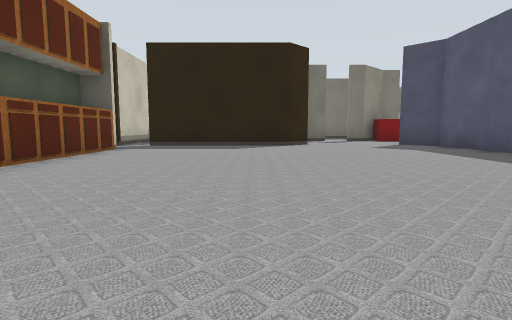
[1] (above)

19 first-person views from a walk through a robot-simulator world made for Gazebo. The camera is 0.5 m above the floor, tilts 6° down and sees 80° across. Floor lines are 1 m apart. The floor is counted in squares, 1 m on a side. Each view is taken from the middle of a square. On the plan, view 1 faces up. The plan holds only what a view shows up to about 9 squares ahead; the rest is blank. The place goes on beyond the plan. Some surface patterns are stand-ins.

[2]
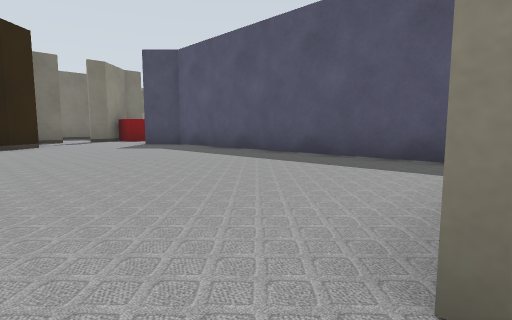

[3]
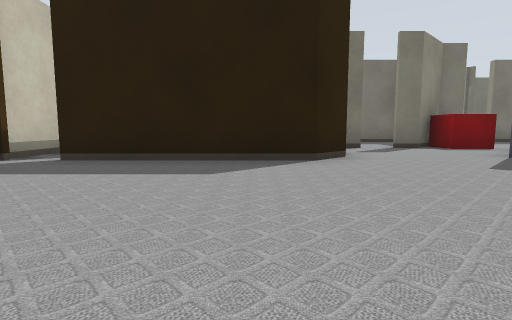

[4]
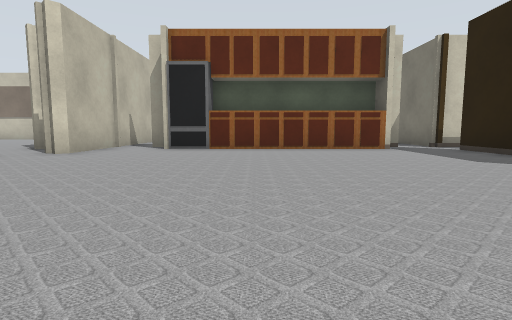

[5]
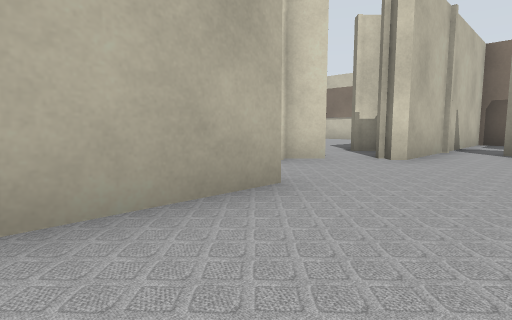

[6]
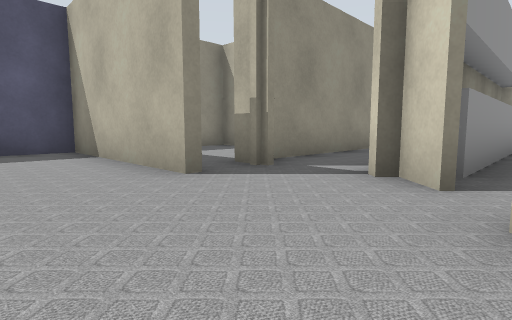

[7]
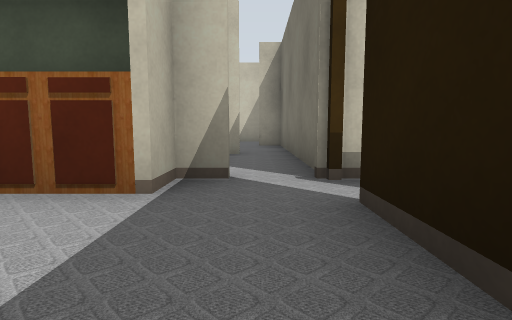

[8]
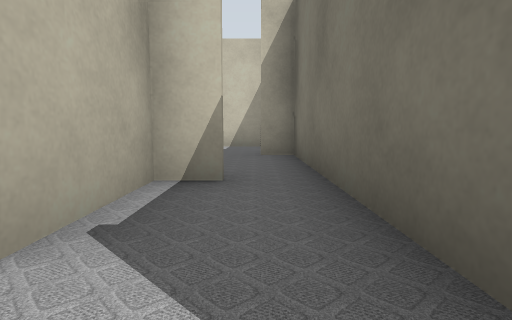

[9]
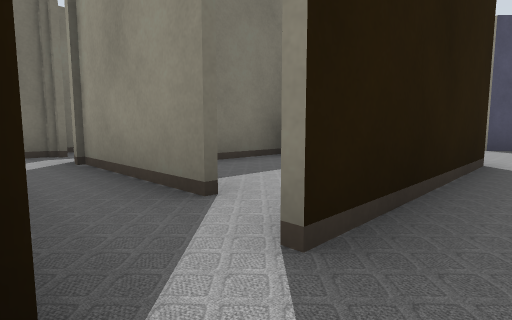

[10]
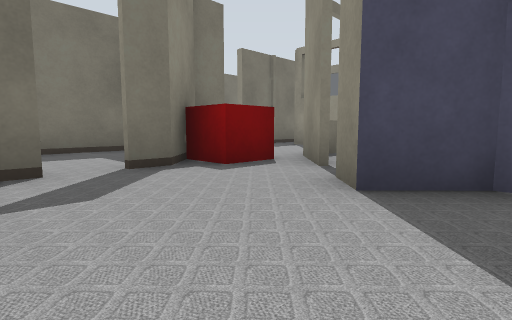

[11]
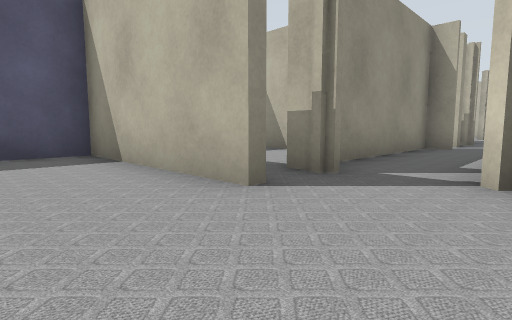

[12]
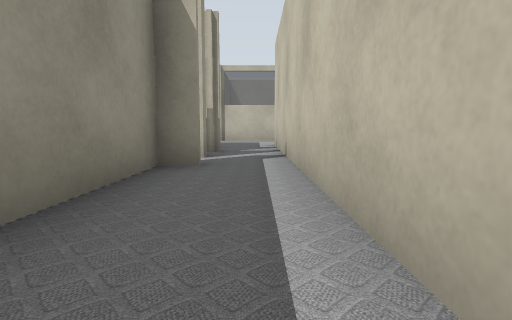

[13]
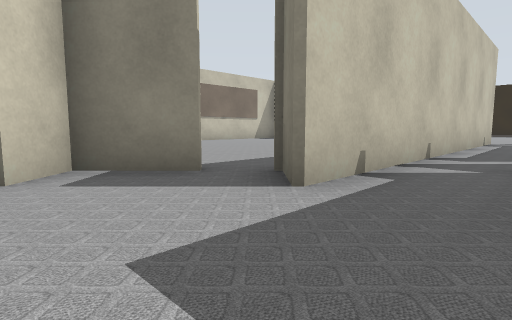

[14]
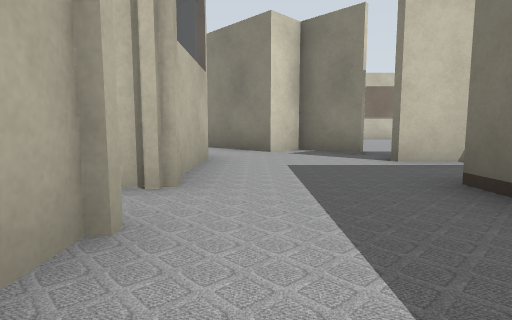

[15]
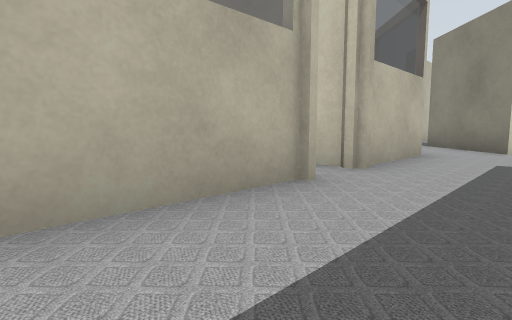

[16]
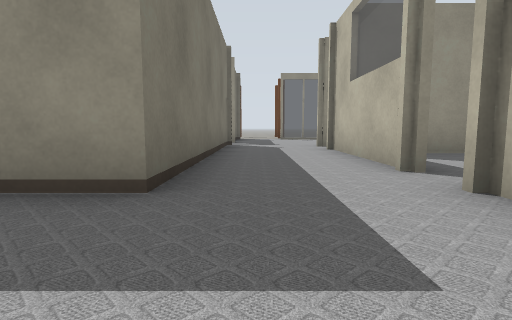

[17]
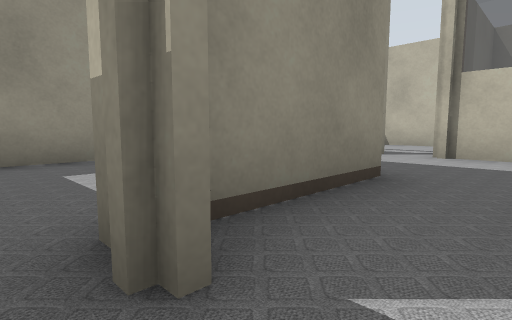

[18]
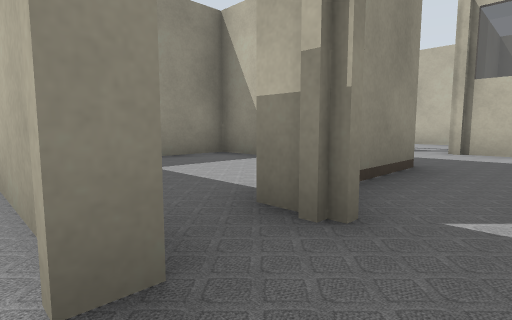

[19]
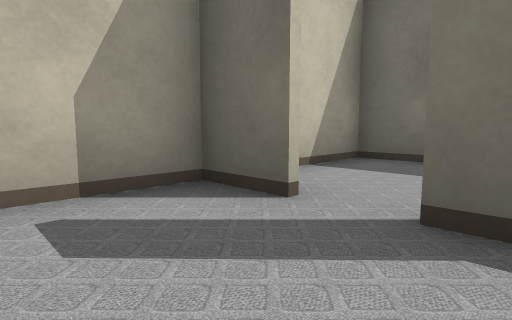

### Floor plan
Key: @ floor where view 1 was taken; # wall or solid block; . floor; = window, fence, low wall or low ledge; B red box.
Columns run from 10 left of view 1 to 5 right of it. Each row starts with its distance up from view 1.
 15        #   #####
 14        #   #...#
 13        #   #...#
 12        ######.#B
 11         #.  ....
 10        ##. #...#
  9 ############...#
  8 #..............#
  7    ####........#
  6       #........#
  5       #........#
  4       #........#
  3       #........#
  2       #........#
  1   #............#
  0   #######.@#####
 -1        #.#.#
 -2          #.#
 -3          #.#
 -4          #.#
 -5          #.#
 -6          #.#
 -7          #.###
 -8          #.....#
 -9          #.#...#
-10          #.#...#
-11        ###.#####
-12        #........
-13        #........
-14        #===#.#=#
-15            #...#
-16            #...#
-17            #####

Positions as (right, up) in squares from view 1, and headings:
1: (0, 0), facing up
2: (0, 0), facing up-right
3: (0, 4), facing up
4: (4, 4), facing left
5: (3, 2), facing down-left
6: (-2, 2), facing down-right
7: (-1, 8), facing left
8: (-4, 8), facing left
9: (-4, 8), facing up-right
10: (2, 8), facing up-right
11: (-1, 2), facing down-right
12: (0, -2), facing down
13: (1, -13), facing up-left
14: (4, -13), facing left
15: (5, -12), facing down-left
16: (-1, -12), facing right
17: (0, -8), facing down-right
18: (0, -7), facing down-right
19: (4, 10), facing up-left
